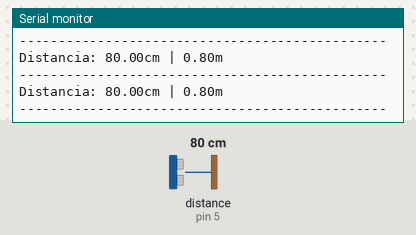
Recording of a sketch running on a simulated Arduino Uno, built with avr-gcc and run on an emulated ATmega328P. Parts: the last lines printed to the serial monitor. The test bench sets the inputs (shaded band); at power-on: distance to the obstacle (sensor on pin 5) 80 cm. The echo pulse lasts 58.3 µs per cm.

Above: at 1.3 s.
1.4 s: distance to the obstacle (sensor on pin 5) set to 2 cm
At 1.88 s:
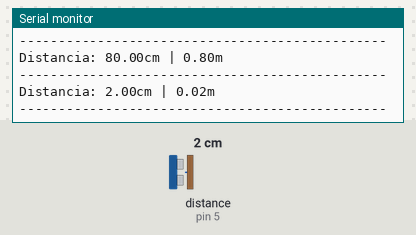
2.9 s: distance to the obstacle (sensor on pin 5) set to 4 cm
At 3.42 s:
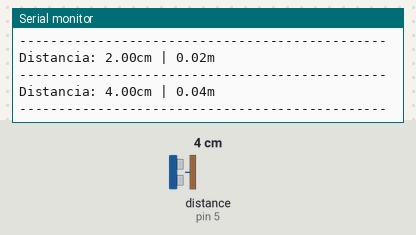
Timing chart, 0 to 5.9 s (numbered marks = the images above; inputs shaded):
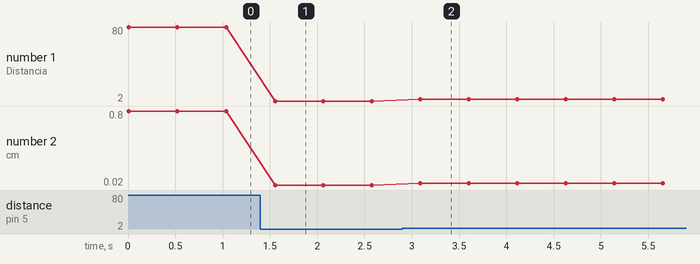

Measured:
- after the input at 1.4 s, the serial monitor: prints a new line after 0.15 s (image 1)
- after the input at 2.9 s, the serial monitor: prints a new line after 0.19 s (image 2)
- plotted number 1: 80 → 2 after the input at 1.4 s, 2 → 4 after the input at 2.9 s
- plotted number 2: 0.8 → 0.02 after the input at 1.4 s, 0.02 → 0.04 after the input at 2.9 s

The sketch:

Medicao_de_distancia_com_sensor.ino
```cpp
#include <HCSR04.h>

#define p_trigger 4
#define p_echo 5

UltraSonicDistanceSensor sensor(p_trigger, p_echo);
float dist_cm;
float dist_m;


void setup() {
Serial.begin(9600);

}

void loop() {
dist_cm=sensor.measureDistanceCm();
dist_m=dist_cm/100;
Serial.print("Distancia: ");
Serial.print(dist_cm);
Serial.print("cm | ");
Serial.print(dist_m);
Serial.println("m");
Serial.println("-----------------------------------------------");
delay(500);
}
```
